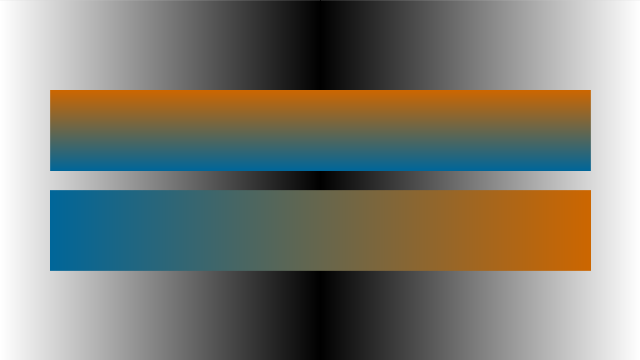
Frame 1 (no input)
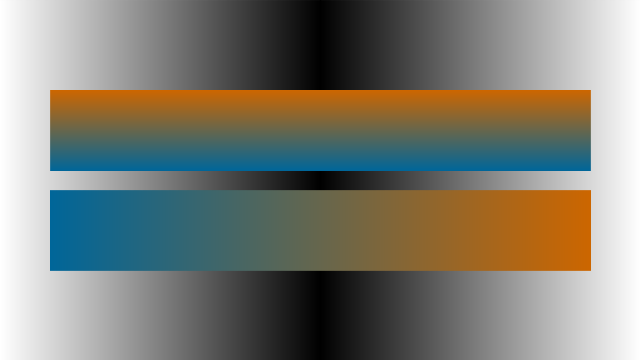
Frame 2 (the mouse pressed at the canvas centre, redrawn once)

The Processing sketch that drew these frames (run headless with seeded random() and noise(); the mouse was pressed at the canvas centre and the sketch redrawn once):

// Processing sketch: Simple_Linear_Gradient
// ── Simple_Linear_Gradient.pde
/**
 * Simple Linear Gradient 
 * 
 * The lerpColor() function is useful for interpolating
 * between two colors.
 */

// Constants
int Y_AXIS = 1;
int X_AXIS = 2;
int b1, b2, c1, c2;

void setup() {
    size(640, 360);

    // Define colors
    b1 = color(255);
    b2 = color(0);
    c1 = color(204, 102, 0);
    c2 = color(0, 102, 153);

    noLoop();
}

void draw() {
    // Background
    setGradient(0, 0, width/2, height, b1, b2, X_AXIS);
    setGradient(width/2, 0, width/2, height, b2, b1, X_AXIS);
    // Foreground
    setGradient(50, 90, 540, 80, c1, c2, Y_AXIS);
    setGradient(50, 190, 540, 80, c2, c1, X_AXIS);
}

void setGradient(int x, int y, float w, float h, int c1, int c2, int axis) {

    noFill();

    if (axis == Y_AXIS) {  // Top to bottom gradient
        for (int i = y; i <= y + (int)h; i++) {
            float inter = map((float)i, (float)y, (float)(y + h), 0.0f, 1.0f);
            int c = lerpColor(c1, c2, inter);
            stroke(c);
            line(x, i, x + (int)w, i);
        }
    }  
    else if (axis == X_AXIS) {  // Left to right gradient
        for (int i = x; i <= x + (int)w; i++) {
            float inter = map((float)i, (float)x, (float)(x + w), 0.0f, 1.0f);
            int c = lerpColor(c1, c2, inter);
            stroke(c);
            line(i, y, i, y + (int)h);
        }
    }
}
